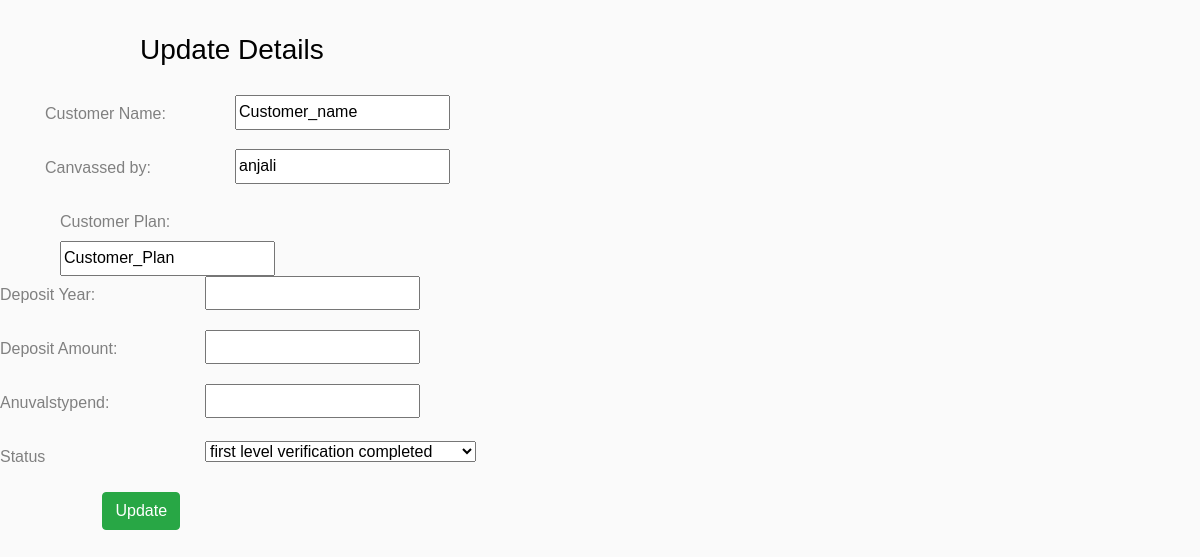
Screenshot of /edit/1 with the database file from the repository.
### CMS/models.py (models this page shows, shortened)
class Customer(models.Model):
    Username=models.CharField(max_length=222)
    Password=models.CharField(max_length=120)
    Canvassed_by=models.CharField(max_length=120)
    Customer_name=models.CharField(max_length=200)
    photo=models.ImageField(upload_to='uploads/')
    Signature=models.ImageField(upload_to='uploads/')
    Pancard_no=models.CharField(max_length=200)
    Adarcard_no=models.CharField(max_length=200)
    Date_of_Birth=models.CharField(max_length=200)
    Mobile_no=models.CharField(max_length=200)
    Mobile_number1=models.CharField(max_length=200)
    Email=models.CharField(max_length=200)
    Occupation=models.CharField(max_length=200)
    Annual_income=models.CharField(max_length=200)
    Address=models.CharField(max_length=200)
    Nominee_name=models.CharField(max_length=200)
    Nominee_relation=models.CharField(max_length=200)
    Customer_status=models.CharField(max_length=200)
    Customer_Plan = models.CharField(max_length=200,choices = TYPES)
    Deposit_Amount = models.IntegerField(blank=True)
    Deposit_Year = models.IntegerField(blank=True)
    Anuval_stypend =models.FloatField(blank=True)
    Status=models.CharField(max_length=56,null=True,blank=True)

### CMS/views.py (the view)
# urls.py: path('edit/<int:id>', views.edit),
def edit(request,id):
    employee = Customer.objects.get(id=id)
    return render(request,"customeredit.html", {'employee':employee})

### CMS/templates/customeredit.html (shortened to what this page needs)
<!DOCTYPE html>
<html lang="en">
<head>
    {% load static %}
    <link rel="stylesheet" href="{% static 'css/style.css' %}"/>
</head>
<body>
<form method="POST" class="post-form" action="/update/{{ employee.id }}">
    <div class="container">
<br>
    <div class="form-group row">
    <label class="col-sm-1 col-form-label"></label>
    <div class="col-sm-4">
    <h3>Update Details</h3>
    </div>
  </div>
    <div class="form-group row">
    <label class="col-sm-2 col-form-label">Customer Name:</label>
    <div class="col-sm-4">
        <input type="text" name="Customer_name" id="id_Customer_name" required maxlength="200" value="{{ employee.Customer_name }}" readonly />
    </div>
  </div>
  <div class="form-group row">
    <label class="col-sm-2 col-form-label">Canvassed by:</label>
    <div class="col-sm-4">
        <input type="text" name="Canvassed_by" id="id_Canvassed_by" required maxlength="120" value="{{ employee.Canvassed_by }}" readonly />
    </div>
  </div>
    <label class="col-sm-2 col-form-label">Customer Plan:</label>
    <div class="col-sm-4">
        <input type="text" name="Customer_Plan" id="id_Customer_Plan" required maxlength="200" value="{{ employee.Customer_Plan }}" readonly />
    </div>
  </div>
    <div class="form-group row">
    <label class="col-sm-2 col-form-label">Deposit Year:</label>
    <div class="col-sm-4">
        <input type="number" name="Deposit_Year" id="id_Deposit_Year"  value="{{ employee.Deposit_Year }}" readonly />
    </div>
  </div>
    <div class="form-group row">
    <label class="col-sm-2 col-form-label">Deposit Amount:</label>
    <div class="col-sm-4">
        <input type="number" name="Deposit_Amount" id="id_Deposit_Amount" value="{{ employee.Deposit_Amount }}" readonly />
    </div>
  </div>
    <div class="form-group row">
    <label class="col-sm-2 col-form-label">Anuvalstypend:</label>
    <div class="col-sm-4">
        <input type="number" name="Anuval_stypend" id="id_Anuval_stypend"  value="{{ employee.Anuval_stypend }}" />
    </div>
  </div>
    <div class="form-group row">
    <label class="col-sm-2 col-form-label">Status</label>
    <div class="col-sm-4">
  <select name="Status" id="id_Status">
    <option value="first level verification completed">first level verification completed</option>
  </select>
    </div>
    </div>
    <div class="form-group row">
    <label class="col-sm-1 col-form-label"></label>
    <div class="col-sm-4">
     <button type="submit" class="btn btn-success">Update</button>
    </div>
  </div>
</form>
</body>
</html>

### rows the page displays
Customer: Customer_name "Customer_name", Canvassed_by "anjali", Customer_Plan "Customer_Plan"
